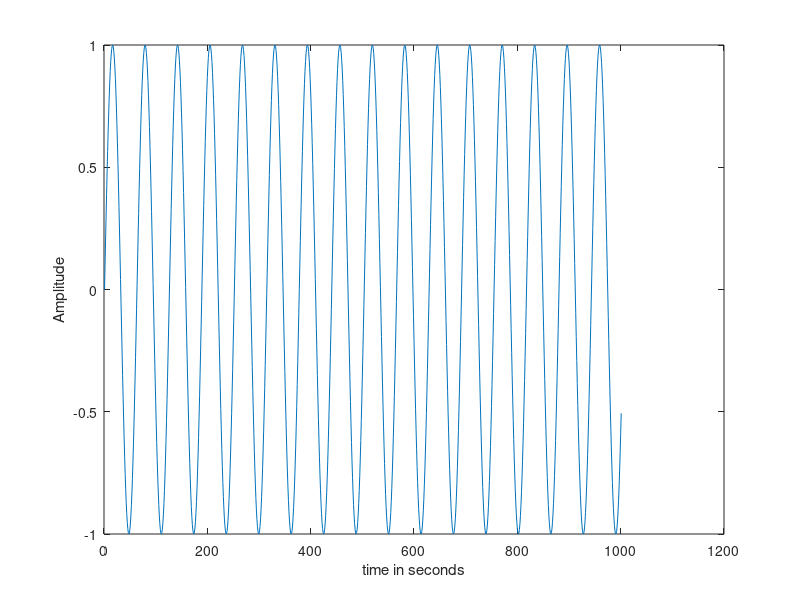

This figure's MATLAB source:
clc;
clear all; 
close all;

% Name of developer: Shwetha A.
% Name of the company: Think Soft Research & Information Technologies;
% Program Name:Plot of Sine wave;
% Date: Feb 8, 2019;
% Time: 1:20PM;

x = 0:0.1:100;
y = sin(x);

plot(y);
xlabel('time in seconds');
ylabel('Amplitude');
